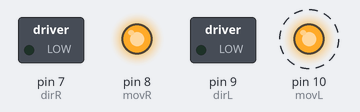
Recording of a sketch running on a simulated Arduino Uno, built with avr-gcc and run on an emulated ATmega328P. On the bench: switched loads named in the sketch (green lamp = pin HIGH), output pins drawn as LEDs (lit = HIGH). Dashed ring = blinking.

Above: at 0.5 s.
At 2.5 s:
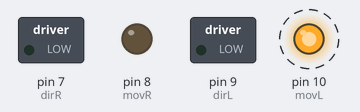
Timing chart, 0 to 5.2 s (numbered marks = the images above):
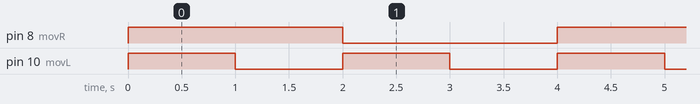

The sketch:

testeMotor.ino
```cpp
//IN 1 e 2: OUT2
//IN 3 e 4: OUT1
#define dirR 7 // direção do motor direito: Para frente / Para trás (HIGH ou LOW)_ porta IN1 ponte H;
#define movR 8 // velocidade do motor direito ( 0 a 255) _ Porta IN2 ponte H;
#define dirL 9 //direção do motor esquerdo: Para frente / Para trás (HIGH ou LOW)_ porta IN3 ponte H;
#define movL 10 // velocidade do motor esquerdo ( 0 a 255) _ Porta IN4 ponte H;

int vel = 255;
int vel0 = 0;

void setup() {
  pinMode(dirL, OUTPUT);
  pinMode(dirR, OUTPUT);
  pinMode(movL, OUTPUT);
  pinMode(movR, OUTPUT);

  digitalWrite(dirL,LOW);
  digitalWrite(dirR, LOW);
}

void loop() {
  analogWrite(movL, vel);
  analogWrite(movR, vel);
  delay(1000);
  analogWrite(movL, vel0);
  analogWrite(movR, vel);
  delay(1000);
  analogWrite(movL, vel);
  analogWrite(movR, vel0);
  delay(1000);
  analogWrite(movL, vel0);
  analogWrite(movR, vel0);
  delay(1000);
}
```

Measured:
- by itself, pin 8 (movR): alternates HIGH for 2.0 s and LOW for 2.0 s
- by itself, pin 10 (movL): alternates HIGH for 1.0 s and LOW for 1.0 s
- by itself, everything shown: repeats every 4.0 s, in 4 steps
